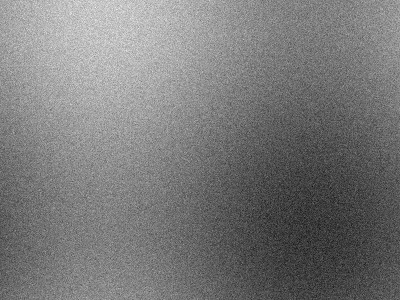
#> input picture data/test_samples/c2pa_broken_tampered.jpg, 400 x 300 px, given in place of media_1794937357622_7e7ff603.jpg, which was not available
$ python test_multi_forensic.py   (older library calls are emulated)
#> lines starting #> are read from the running program, lines starting #| are printed output that depends on the picture
import numpy as np
import cv2
from PIL import Image
from scipy.fftpack import fft2, fftshift

def extract_multi_forensic_features(p):
    img = Image.open(p).convert('RGB')
#> img is the input picture: PIL image 400x300 RGB; min 10, max 243, mean 121.2
    arr = np.asarray(img, dtype=np.float32)
    gray = cv2.cvtColor(np.asarray(img), cv2.COLOR_RGB2GRAY).astype(np.float32)
    h, w = gray.shape
#> h = 300; w = 400

    # Feature 1: VAE periodic lattice peak in autocorrelation
    k_srm = np.array([[-1,2,-2,2,-1],[2,-6,8,-6,2],[-2,8,-12,8,-2],[2,-6,8,-6,2],[-1,2,-2,2,-1]], dtype=np.float32)/12.0
    res = cv2.filter2D(gray, -1, k_srm)
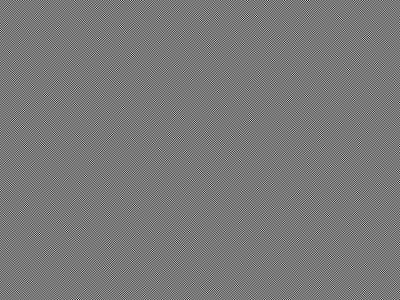
#> res: shape (300, 400) float32; min -108.7, max 119.7, mean 0; drawn with min black and max white
    norm_res = (res - np.mean(res)) / (np.std(res) + 1e-6)

    # Check max positive autocorrelation at lags [8, 16] (classic VAE downsampling strides)
    vae_lags = [8, 16]
    max_vae_corr = max([float(np.mean(norm_res[:, :-lag] * norm_res[:, lag:])) for lag in vae_lags] +
                       [float(np.mean(norm_res[:-lag, :] * norm_res[lag:, :])) for lag in vae_lags])
#> max_vae_corr = 0.00831

    # Feature 2: High-frequency cross-channel color correlation variance
    # In real cameras, demosaicing couples R, G, B tightly. In diffusion, channels exhibit subtle color shifts.
    r, g, b = arr[:,:,0], arr[:,:,1], arr[:,:,2]
    r_h = cv2.Laplacian(r, cv2.CV_32F)
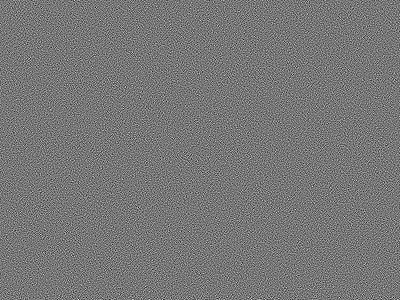
#> r_h: shape (300, 400) float32; min -242, max 276, mean 0; drawn with min black and max white
    g_h = cv2.Laplacian(g, cv2.CV_32F)
    b_h = cv2.Laplacian(b, cv2.CV_32F)

    # Local high-frequency color disagreement:
    color_diff = np.abs(r_h - g_h) + np.abs(b_h - g_h)
#> color_diff: shape (300, 400) float32; every value is 0
    color_disagreement = float(np.mean(color_diff) / (np.mean(np.abs(g_h)) + 1e-6))
#> color_disagreement = 0

    # Feature 3: Blur / Gradient sharpness falloff (Diffusion smooth edge profile)
    # Neural decoders produce smooth sigmoid-like edge transitions without sensor MTF ringing
    gx = cv2.Sobel(gray, cv2.CV_32F, 1, 0, ksize=3)
    gy = cv2.Sobel(gray, cv2.CV_32F, 0, 1, ksize=3)
    g_mag = np.sqrt(gx**2 + gy**2)
    edge_pixels = g_mag > 10.0
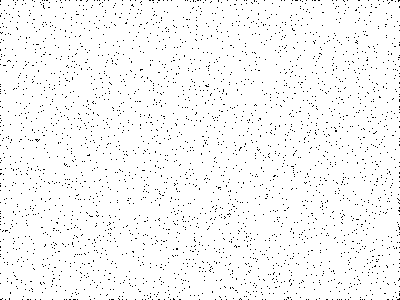
#> edge_pixels: shape (300, 400) bool; 97% white; black in thin lines or dots
    if np.sum(edge_pixels) > 100:
        # Ratio of Laplacian magnitude to first derivative along edges
        lap_mag = np.abs(cv2.Laplacian(gray, cv2.CV_32F))
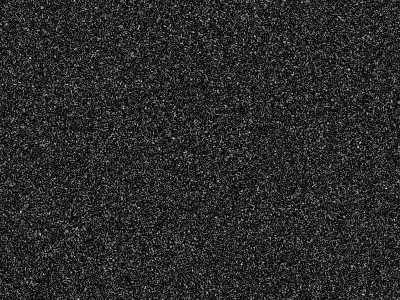
#> lap_mag: shape (300, 400) float32; min 0, max 276, mean 45.3; drawn with min black and max white
        edge_sharpness = float(np.mean(lap_mag[edge_pixels] / (g_mag[edge_pixels] + 1e-6)))
#> edge_sharpness = 1.12
    else:
        edge_sharpness = 0.0

    # Feature 4: Texture local entropy / noise variation
    # Sliding window std dev of noise residual
    mean_sq = cv2.blur(res**2, (15, 15))
    sq_mean = cv2.blur(res, (15, 15))**2
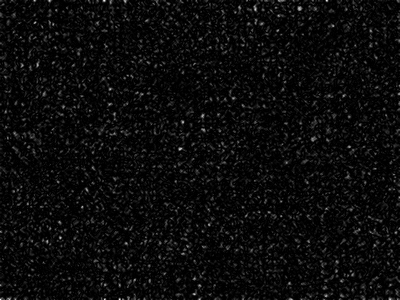
#> sq_mean: shape (300, 400) float32; min 2.59e-11, max 0.0986, mean 0.0045; drawn with min black and max white
    local_std = np.sqrt(np.maximum(mean_sq - sq_mean, 0))
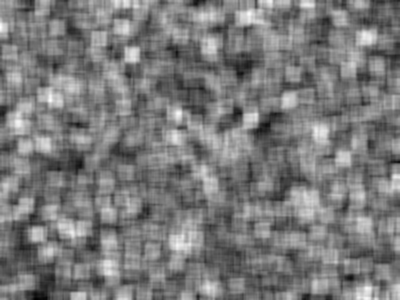
#> local_std: shape (300, 400) float32; min 14.14, max 38.99, mean 26.1; drawn with min black and max white
    std_iqr = float(np.percentile(local_std, 75) - np.percentile(local_std, 25))
#> std_iqr = 4.5

    # Feature 5: 2D FFT radial curvature
    f_shift = fftshift(fft2(cv2.resize(gray, (256, 256))))
    mag = np.log1p(np.abs(f_shift))
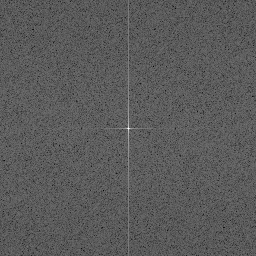
#> mag: shape (256, 256) float32; min 2.65, max 15.89, mean 7.37; drawn with min black and max white
    center = 128
    y, x = np.ogrid[:256, :256]
    r_map = np.hypot(x - center, y - center).astype(np.int32)
    radial_mean = np.bincount(r_map.ravel(), mag.ravel()) / (np.bincount(r_map.ravel()) + 1e-6)
#> radial_mean = 182 values, max 15.89 at index 0, min 6.84 at index 181, mean 7.46
    r_sub = radial_mean[15:100]
#> r_sub = 85 values, max 7.66 at index 1, min 7.27 at index 61, mean 7.45
    log_r = np.log(np.arange(len(r_sub)) + 15)
#> log_r = 85 values from 2.71 to 4.6
    log_p = np.log(r_sub + 1e-6)
#> log_p = 85 values, max 2.04 at index 1, min 1.98 at index 61, mean 2.01
    slope, intercept = np.polyfit(log_r, log_p, 1)
#> slope = -0.0156; intercept = 2.07
    p_dev = float(np.mean(np.abs(log_p - (slope * log_r + intercept))))
#> p_dev = 0.005

    return {
        "max_vae_corr": max_vae_corr,
        "color_disagree": color_disagreement,
        "edge_sharpness": edge_sharpness,
        "std_iqr": std_iqr,
        "p_dev": p_dev
    }

samples = [
    ("REAL Gaza", r"C:\Users\singh\.gemini\antigravity\brain\665a9fec-00da-48fe-b182-dbe26c3b7721\.user_uploaded\media_1794937357622_7e7ff603.jpg"),
    ("REAL Nadia", r"C:\Users\singh\.gemini\antigravity\brain\665a9fec-00da-48fe-b182-dbe26c3b7721\.user_uploaded\media_1794937346098_9eed34f1.jpg"),
    ("REAL Aerial", r"C:\Users\singh\.gemini\antigravity\brain\665a9fec-00da-48fe-b182-dbe26c3b7721\.user_uploaded\media_1794937357646_225cc16f.jpg"),
    ("REAL Assembly", r"C:\Users\singh\.gemini\antigravity\brain\665a9fec-00da-48fe-b182-dbe26c3b7721\.user_uploaded\media_1794937357654_26db2ec3.jpg"),
    ("REAL Press", "data/test_samples/authentic_press.jpg"),
    ("AI Earthshot (ChatGPT)", r"C:\Users\singh\.gemini\antigravity\brain\665a9fec-00da-48fe-b182-dbe26c3b7721\.user_uploaded\media_1794938867451_a73fa26d.jpg"),
    ("AI Railway (ChatGPT)", r"C:\Users\singh\.gemini\antigravity\brain\665a9fec-00da-48fe-b182-dbe26c3b7721\.user_uploaded\media_1794938867468_6ba81fb5.jpg"),
    ("AI Synth Sample", "data/test_samples/ai_synthetic_diffusion.jpg")
]

print(f"{'IMAGE':25s} | {'VAE CORR':10s} | {'COLOR DISAGREE':15s} | {'EDGE SHARPNESS':15s} | {'STD IQR':10s} | {'P DEV':10s}")
print("-" * 95)
for name, p in samples:
    r = extract_multi_forensic_features(p)
#> r = {'max_vae_corr': 0.00831, 'color_disagree': 0, 'edge_sharpness': 1.12, 'std_iqr': 4.5, 'p_dev': 0.005}
    print(f"{name:25s} | {r['max_vae_corr']:10.4f} | {r['color_disagree']:15.4f} | {r['edge_sharpness']:15.4f} | {r['std_iqr']:10.4f} | {r['p_dev']:10.4f}")
#| REAL Gaza                 |     0.0083 |          0.0000 |          1.1172 |     4.5011 |     0.0050
#> pass 2 of the loop `for name, p in samples:`:
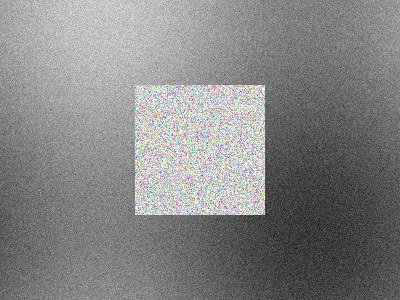
#> input picture data/test_samples/c2pa_discrepancy.jpg, 400 x 300 px, given in place of media_1794937346098_9eed34f1.jpg, which was not available
#> in extract_multi_forensic_features, img is the input picture: PIL image 400x300 RGB; mean R, G, B 133.3, 133.2, 133.1
#> max_vae_corr = 0.0205
#> color_disagreement = 0.123
#> in extract_multi_forensic_features (call 2), `edge_pixels = g_mag > 10.0`:
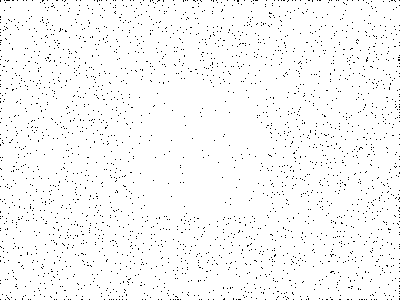
#> edge_pixels: shape (300, 400) bool; 97.5% white; black in thin lines or dots
#> edge_sharpness = 1.15
#> std_iqr = 6.7
#> in extract_multi_forensic_features (call 2), `mag = np.log1p(np.abs(f_shift))`:
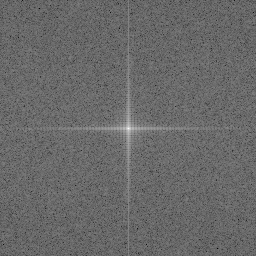
#> mag: shape (256, 256) float32; min 1.81, max 15.98, mean 7.66; drawn with min black and max white
#> radial_mean = 182 values, max 15.98 at index 0, min 7.08 at index 178, mean 7.89
#> r_sub = 85 values, max 8.51 at index 0, min 7.57 at index 83, mean 7.8
#> log_p = 85 values, max 2.14 at index 0, min 2.02 at index 83, mean 2.05
#> slope = -0.0447; intercept = 2.23
#> p_dev = 0.00895
#> `r = extract_multi_forensic_features(p)`: r = {'max_vae_corr': 0.0205, 'color_disagree': 0.123, 'edge_sharpness': 1.15, 'std_iqr': 6.7, 'p_dev': 0.00895}
#| REAL Nadia                |     0.0205 |          0.1228 |          1.1528 |     6.7046 |     0.0090
#> (the run stopped early here; a loop or call above may not have finished)
